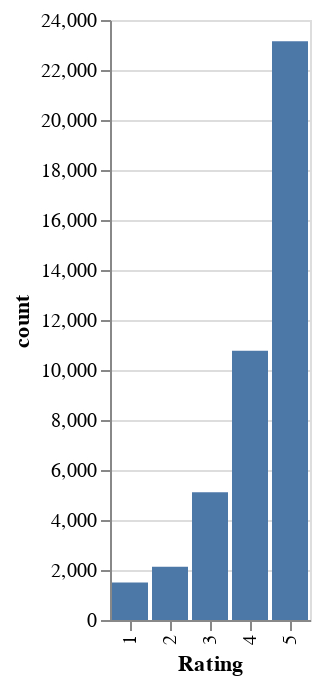

The notebook cell saved with this chart:
### Code cell
c1

### Figure 1 — Vega-Lite specification as saved in the notebook (floating-point values rounded to 4 significant figures)
{"config": {"view": {"continuousWidth": 300, "continuousHeight": 300}}, "data": {"name": "data-32bbc31d8d0d0a35bcb1be17c4836007"}, "mark": {"type": "bar"}, "encoding": {"tooltip": {"field": "Rating", "type": "nominal"}, "x": {"field": "Rating", "type": "nominal"}, "y": {"field": "count", "type": "quantitative"}}, "$schema": "https://vega.github.io/schema/vega-lite/v5.20.1.json", "datasets": {"data-32bbc31d8d0d0a35bcb1be17c4836007": [{"Rating": 5, "count": 23146}, {"Rating": 4, "count": 10775}, {"Rating": 3, "count": 5109}, {"Rating": 2, "count": 2127}, {"Rating": 1, "count": 1499}]}}
